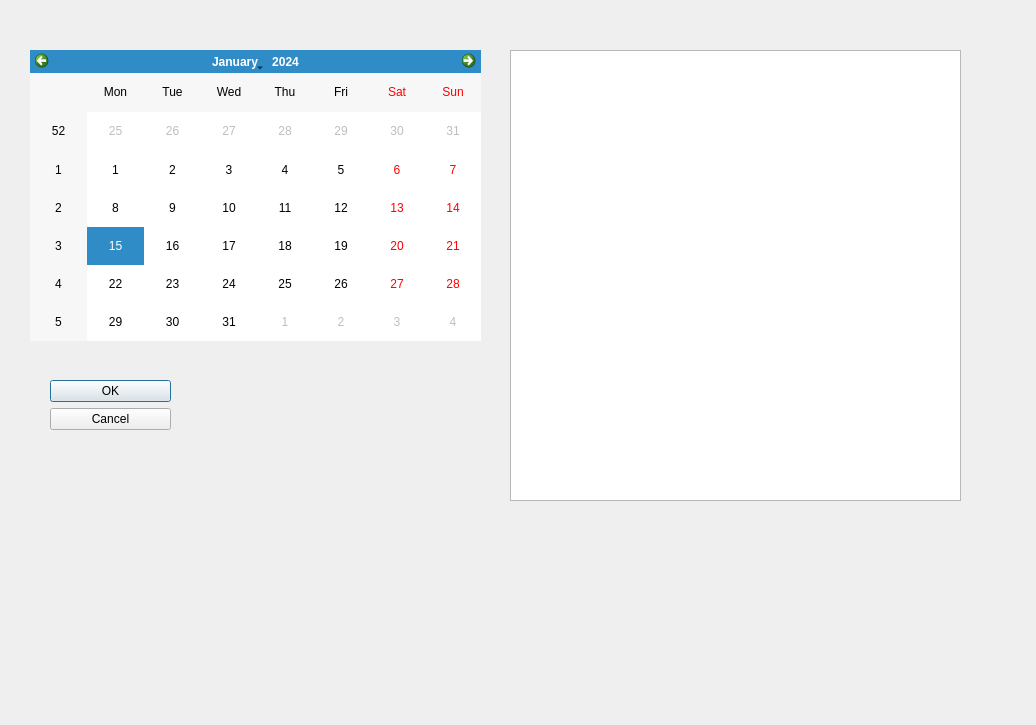
<?xml version="1.0" encoding="UTF-8"?>
<ui version="4.0">
 <class>DateDialog</class>
 <widget class="QDialog" name="DateDialog">
  <property name="geometry">
   <rect>
    <x>0</x>
    <y>0</y>
    <width>1036</width>
    <height>725</height>
   </rect>
  </property>
  <property name="windowTitle">
   <string>Dialog</string>
  </property>
  <property name="windowIcon">
   <iconset resource="resources.qrc">
    <normaloff>:/pics/Common/iconSmall24.ico</normaloff>:/pics/Common/iconSmall24.ico</iconset>
  </property>
  <widget class="QDialogButtonBox" name="buttonBox">
   <property name="geometry">
    <rect>
     <x>50</x>
     <y>380</y>
     <width>121</width>
     <height>241</height>
    </rect>
   </property>
   <property name="orientation">
    <enum>Qt::Vertical</enum>
   </property>
   <property name="standardButtons">
    <set>QDialogButtonBox::Cancel|QDialogButtonBox::Ok</set>
   </property>
  </widget>
  <widget class="QCalendarWidget" name="calendarWidget">
   <property name="geometry">
    <rect>
     <x>30</x>
     <y>50</y>
     <width>451</width>
     <height>291</height>
    </rect>
   </property>
  </widget>
  <widget class="QTextEdit" name="textEdit">
   <property name="geometry">
    <rect>
     <x>510</x>
     <y>50</y>
     <width>451</width>
     <height>451</height>
    </rect>
   </property>
   <property name="inputMethodHints">
    <set>Qt::ImhHiddenText|Qt::ImhSensitiveData</set>
   </property>
   <property name="html">
    <string>&lt;!DOCTYPE HTML PUBLIC &quot;-//W3C//DTD HTML 4.0//EN&quot; &quot;http://www.w3.org/TR/REC-html40/strict.dtd&quot;&gt;
&lt;html&gt;&lt;head&gt;&lt;meta name=&quot;qrichtext&quot; content=&quot;1&quot; /&gt;&lt;style type=&quot;text/css&quot;&gt;
p, li { white-space: pre-wrap; }
&lt;/style&gt;&lt;/head&gt;&lt;body style=&quot; font-family:'MS Shell Dlg 2'; font-size:8.25pt; font-weight:400; font-style:normal;&quot;&gt;
&lt;p style=&quot;-qt-paragraph-type:empty; margin-top:0px; margin-bottom:0px; margin-left:0px; margin-right:0px; -qt-block-indent:0; text-indent:0px; font-family:'MS Shell Dlg 2';&quot;&gt;&lt;br /&gt;&lt;/p&gt;&lt;/body&gt;&lt;/html&gt;</string>
   </property>
  </widget>
 </widget>
 <resources>
  <include location="resources.qrc"/>
 </resources>
 <connections>
  <connection>
   <sender>buttonBox</sender>
   <signal>accepted()</signal>
   <receiver>DateDialog</receiver>
   <slot>accept()</slot>
   <hints>
    <hint type="sourcelabel">
     <x>170</x>
     <y>380</y>
    </hint>
    <hint type="destinationlabel">
     <x>157</x>
     <y>274</y>
    </hint>
   </hints>
  </connection>
  <connection>
   <sender>buttonBox</sender>
   <signal>rejected()</signal>
   <receiver>DateDialog</receiver>
   <slot>reject()</slot>
   <hints>
    <hint type="sourcelabel">
     <x>170</x>
     <y>380</y>
    </hint>
    <hint type="destinationlabel">
     <x>286</x>
     <y>274</y>
    </hint>
   </hints>
  </connection>
 </connections>
</ui>
